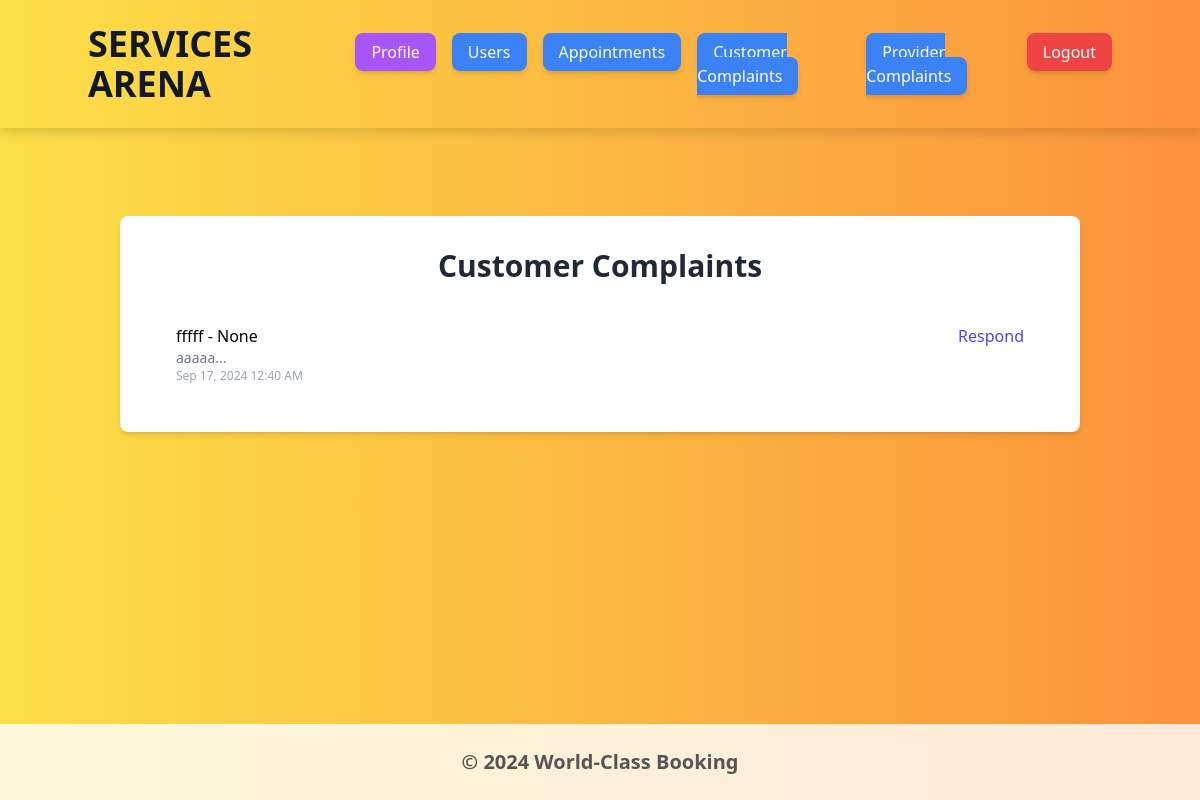
/admin/complaints (signed in), run on the app's committed database.
### book/models.py (models this page shows, shortened)
class Complaint(db.Model):
    id = db.Column(db.Integer, primary_key=True)
    provider_name = db.Column(db.String(100), nullable=True)
    customer_name = db.Column(db.String(100), nullable=True)
    provider_id = db.Column(db.Integer, db.ForeignKey('user.id'), nullable=True)
    customer_id = db.Column(db.Integer, db.ForeignKey('user.id'), nullable=True)
    admin_name = db.Column(db.String(100), nullable=True)
    admin_id = db.Column(db.Integer, db.ForeignKey('user.id'), nullable=True)
    subject = db.Column(db.String(150), nullable=False)
    message = db.Column(db.Text, nullable=False)
    response = db.Column(db.Text, nullable=True)
    status = db.Column(db.String(50), default="Pending")
    timestamp = db.Column(db.DateTime, default=datetime.utcnow)

### book/users/routes.py (the view)
@booking_system.route('/admin/complaints', methods=['GET'])
@login_required
def view_complaints():
    if current_user.role != 'admin':
        flash('Access restricted to admins.', 'danger')
        return redirect(url_for('core.index'))
    complaints = Complaint.query.filter_by(
        status="Pending").order_by(Complaint.timestamp.desc()).all()
    return render_template('admin_complaints.html', complaints=complaints)

### book/models.py (called while the page is built)
@login_manager.user_loader
def load_user(user_id):
    return User.query.get(int(user_id))

### book/templates/admin_complaints.html
{% extends 'base.html' %}
{% block content %}
<div class="container mx-auto my-10 p-8 bg-white shadow-md rounded-lg">
    <h2 class="text-3xl font-bold text-center text-gray-800 mb-6">Customer Complaints</h2>
    <ul class="divide-y divide-gray-200">
        {% for complaint in complaints %}
        <li class="py-4 px-6 hover:bg-gray-100 transition ease-in-out duration-200">
            <div class="flex justify-between">
                <p>{{ complaint.subject }} - {{ complaint.customer_name }}</p>
                <a href="{{ url_for('booking_system.respond_complaint', complaint_id=complaint.id) }}" class="text-indigo-600 hover:text-indigo-900">Respond</a>
            </div>
            <p class="text-sm text-gray-500">{{ complaint.message[:100] }}...</p>
            <p class="text-xs text-gray-400">{{ complaint.timestamp.strftime('%b %d, %Y %I:%M %p') }}</p>
        </li>
        {% else %}
        <li class="py-4 px-6 text-center text-gray-500">No pending complaints.</li>
        {% endfor %}
    </ul>
</div>
{% endblock %}

### book/templates/base.html (style rules this page uses)
body { background: linear-gradient(120deg, #f6d365, #fda085); }

### data on the page
Complaint: subject "fffff", customer_name "None", message "aaaaa", timestamp "Sep 17, 2024 12:40 AM"
